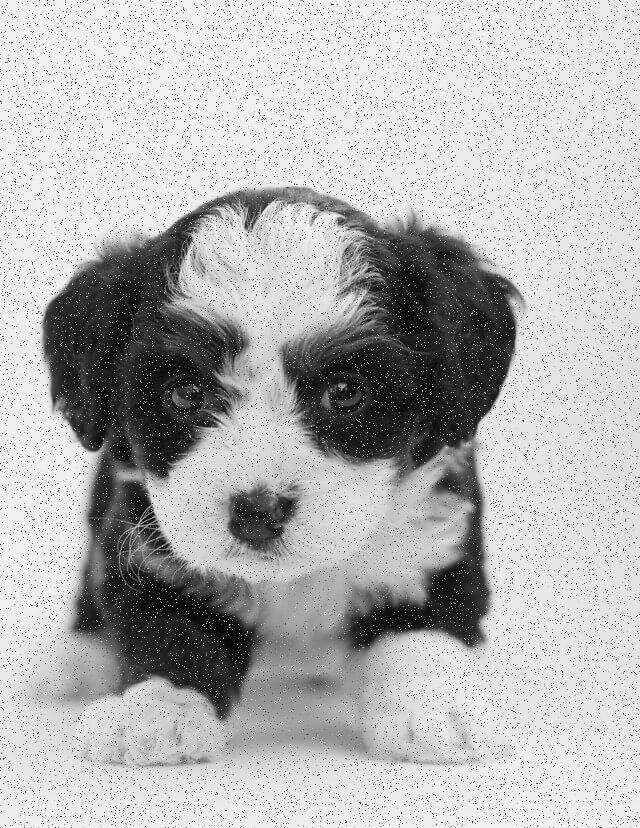
#> input picture Image Processing/Images/exp4/puppy.jpg, 640 x 828 px
$ jupyter execute --allow-errors 'IP Experiment 4.ipynb'
#> lines starting #> are read from the running program, lines starting #| are printed output that depends on the picture
# Apply Non-Linear Filters on images and investigate its application in noise-removal

[cell 1]
import cv2

# Load the noisy image
noisy_image = cv2.imread('Images/exp4/puppy.jpg')
#> noisy_image is the input picture: shape (828, 640, 3); min 0, max 255, mean 182.4
# Convert rgb image to grayscale if input image is a color image
# noisy_image = cv2.cvtColor(noisy_image, cv2.COLOR_BGR2GRAY)

# Apply a median filter to remove noise
filtered_image = cv2.medianBlur(noisy_image, 3)  # neighborhood window size, always odd number (adjust as needed)
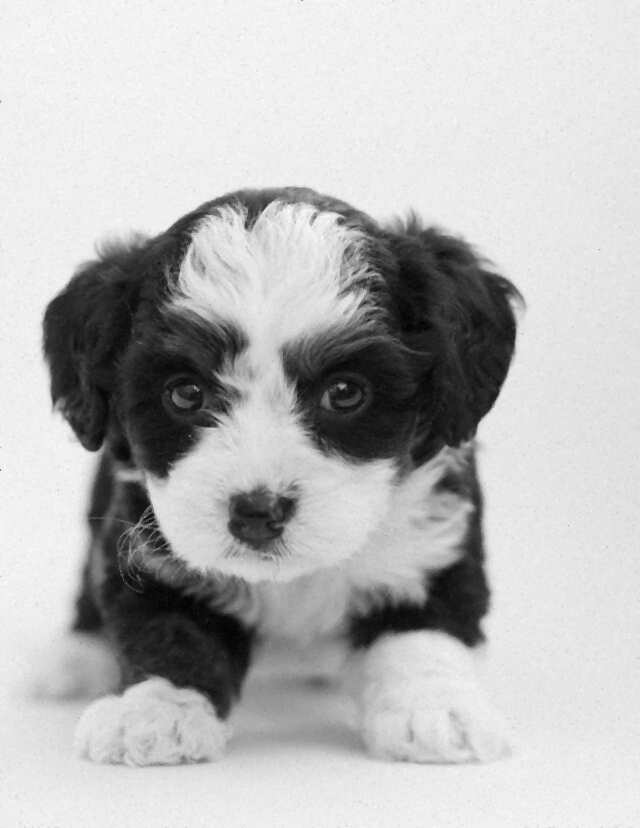
#> filtered_image: shape (828, 640, 3); min 0, max 254, mean 185.1
#> the answer given: 3
#> the answer given: 100

# Display the original noisy image and the filtered image
cv2.imshow('Original Noisy Image', noisy_image)
cv2.imshow('Filtered Image', filtered_image)

# Wait for a key press and then close the windows
cv2.waitKey(0)
cv2.destroyAllWindows()

# Open Ended Problem

[cell 2]
import cv2

# Image paths
images_id = [
    'Images/exp3/smoothening data1.png',
    'Images/exp3/smoothening data2.png',
    'Images/exp3/smoothening data3.png',
    'Images/exp3/smoothening data4.png',
    'Images/exp3/smoothening data5.png',
]

# Function to choose the image
def choose_img(images_id, image):
    # Load the noisy image
#> called with image = 3
    noisy_image = cv2.imread(images_id[image])
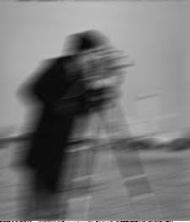
#> input picture Image Processing/Images/exp3/smoothening data4.png, 190 x 222 px
#> noisy_image is the input picture: shape (222, 190, 3); mean B, G, R 118.9, 118.9, 118.9
    return noisy_image

# Choose the image
print('Images: \n'
    '- 0 => smoothening data1.png \n'
    '- 1 => smoothening data2.png \n'
    '- 2 => smoothening data3.png \n'
    '- 3 => smoothening data4.png \n'
    '- 4 => smoothening data5.png \n'
)
image = int(input('Enter the image id: '))

# Choose the kernel size
kernel_size = int(input('Enter the kernel size: '))

# Apply a median filter to remove noise
noisy_image = choose_img(images_id, image)
# neighborhood window size, always odd number (adjust as needed)
#> (the rest of this cell did not finish here and is left out)
